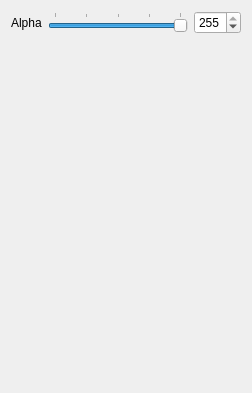
<?xml version="1.0" encoding="UTF-8"?>
<ui version="4.0">
 <class>DAGraphicsPixmapItemSettingWidget</class>
 <widget class="QWidget" name="DAGraphicsPixmapItemSettingWidget">
  <property name="geometry">
   <rect>
    <x>0</x>
    <y>0</y>
    <width>252</width>
    <height>393</height>
   </rect>
  </property>
  <property name="windowTitle">
   <string>Pixmap Item Setting</string>
  </property>
  <layout class="QVBoxLayout" name="verticalLayout">
   <item>
    <layout class="QHBoxLayout" name="horizontalLayout">
     <item>
      <widget class="QLabel" name="label">
       <property name="text">
        <string>Alpha</string>
       </property>
      </widget>
     </item>
     <item>
      <widget class="QSlider" name="horizontalSliderAlpha">
       <property name="maximum">
        <number>255</number>
       </property>
       <property name="value">
        <number>255</number>
       </property>
       <property name="orientation">
        <enum>Qt::Horizontal</enum>
       </property>
       <property name="invertedAppearance">
        <bool>false</bool>
       </property>
       <property name="invertedControls">
        <bool>false</bool>
       </property>
       <property name="tickPosition">
        <enum>QSlider::TicksAbove</enum>
       </property>
       <property name="tickInterval">
        <number>64</number>
       </property>
      </widget>
     </item>
     <item>
      <widget class="QSpinBox" name="spinBoxAlpha">
       <property name="maximum">
        <number>255</number>
       </property>
       <property name="singleStep">
        <number>16</number>
       </property>
       <property name="value">
        <number>255</number>
       </property>
      </widget>
     </item>
    </layout>
   </item>
   <item>
    <spacer name="verticalSpacer">
     <property name="orientation">
      <enum>Qt::Vertical</enum>
     </property>
     <property name="sizeHint" stdset="0">
      <size>
       <width>20</width>
       <height>337</height>
      </size>
     </property>
    </spacer>
   </item>
  </layout>
 </widget>
 <resources/>
 <connections/>
</ui>
